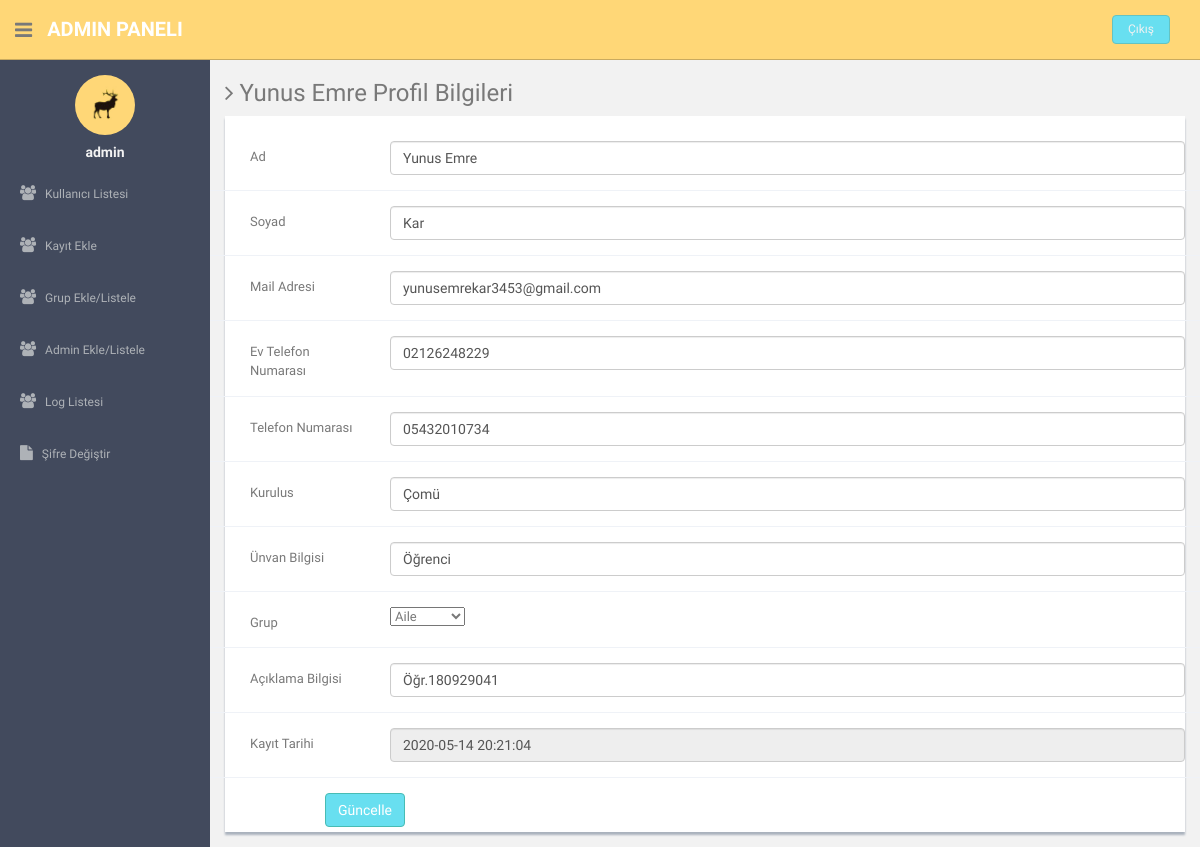
Screenshot of /profilguncelleme.php?uid=84 (signed in) with the database file from the repository.
### tables this page shows
CREATE TABLE `users` (
  `id` int(11) NOT NULL,
  `ad` varchar(255) DEFAULT NULL,
  `soyad` varchar(255) DEFAULT NULL,
  `email` varchar(255) DEFAULT NULL,
  `evtel` varchar(300) DEFAULT NULL,
  `ceptelno` varchar(255) DEFAULT NULL,
  `kurulus` varchar(255) DEFAULT NULL,
  `unvan` varchar(255) DEFAULT NULL,
  `grup` int(8) NOT NULL,
  `aciklama` varchar(255) DEFAULT NULL,
  `kayit_tarihi` timestamp NOT NULL DEFAULT current_timestamp()
);

CREATE TABLE `grup` (
  `id` int(11) NOT NULL,
  `grupisim` varchar(255) DEFAULT NULL
);

### profilguncelleme.php (the view, shortened to what this page needs)
<?php
include'dbbaglanti.php';
if (strlen($_SESSION['id']==0)) {
  header('location:cikis.php');
  } else{
?>
<!DOCTYPE html>
<html lang="en">
  <head>
    <link href="assets/css/bootstrap.css" rel="stylesheet">
    <link href="assets/font-awesome/css/font-awesome.css" rel="stylesheet" />
    <link href="assets/css/style.css" rel="stylesheet">
    <link href="assets/css/style-responsive.css" rel="stylesheet">
  </head>
  <body>
  <section id="container" >
      <header class="header black-bg">
              <div class="sidebar-toggle-box">
                  <div class="fa fa-bars tooltips" data-placement="right" data-original-title="Toggle Navigation"></div>
              </div>
            <a href="#" class="logo"><b>Admin Paneli</b></a>
            <div class="top-menu">
            	<ul class="nav pull-right top-menu">
                    <li><a class="logout" href="cikis.php">Çıkış</a></li>
            	</ul>
            </div>
        </header>
      <aside>
          <div id="sidebar"  class="nav-collapse ">
              <ul class="sidebar-menu" id="nav-accordion">
              	  <p class="centered"><a href="#"><img src="assets/img/ui-sam.jpg" class="img-circle" width="60"></a></p>
              	  <h5 class="centered"><?php echo $_SESSION['login'];?></h5>
                     <li class="sub-menu">
                      <a href="kullanicilistesi.php" >
                          <i class="fa fa-users"></i>
                          <span>Kullanıcı Listesi</span>
                      </a>
                  </li>
 <li class="sub-menu">
                      <a href="kayitekle.php" >
                          <i class="fa fa-users"></i>
                          <span>Kayıt Ekle</span>
                      </a>
                  </li>
                   <li class="sub-menu">
                      <a href="grupekle.php" >
                          <i class="fa fa-users"></i>
                          <span>Grup Ekle/Listele</span>
                      </a>
                  </li>
                  <li class="sub-menu">
                      <a href="adminekle.php" >
                          <i class="fa fa-users"></i>
                          <span>Admin Ekle/Listele</span>
                      </a>
                  </li>
                  <li class="sub-menu">
                      <a href="log.php" >
                          <i class="fa fa-users"></i>
                          <span>Log Listesi</span>
                      </a>
                  </li>
                  <li class="sub-menu">
                      <a href="sifredegistir.php">
                          <i class="fa fa-file"></i>
                          <span>Şifre Değiştir</span>
                      </a>
                  </li>
              </ul>
          </div>
      </aside>
      <?php $ret=mysqli_query($con,"select * from users where id='".$_GET['uid']."'");
	  while($row=mysqli_fetch_array($ret))
	  {?>
      <section id="main-content">
          <section class="wrapper">
          	<h3><i class="fa fa-angle-right"></i> <?php echo $row['ad'];?> Profil Bilgileri</h3>
				<div class="row">
                  <div class="col-md-12">
                      <div class="content-panel">
                           <form class="form-horizontal style-form" name="form1" method="post" action="" onSubmit="return valid();">
                          <div class="form-group">
                              <label class="col-sm-2 col-sm-2 control-label" style="padding-left:40px;">Ad </label>
                              <div class="col-sm-10">
                                  <input type="text" class="form-control" name="ad" value="<?php echo $row['ad'];?>" >
                              </div>
                          </div>
                              <div class="form-group">
                              <label class="col-sm-2 col-sm-2 control-label" style="padding-left:40px;">Soyad</label>
                              <div class="col-sm-10">
                                  <input type="text" class="form-control" name="soyad" value="<?php echo $row['soyad'];?>" >
                              </div>
                          </div>
                              <div class="form-group">
                              <label class="col-sm-2 col-sm-2 control-label" style="padding-left:40px;">Mail Adresi </label>
                              <div class="col-sm-10">
                                  <input type="email" class="form-control" name="email" value="<?php echo $row['email'];?>"  >
                              </div>
                          </div>
                            <div class="form-group">
                              <label class="col-sm-2 col-sm-2 control-label" style="padding-left:40px;">Ev Telefon Numarası </label>
                              <div class="col-sm-10">
                                  <input onkeypress="return isNumberKey(event)" maxlength="11" type="text" class="form-control" name="evtel" value="<?php echo $row['evtel'];?>" >
                              </div>
                            </div>
                               <div class="form-group">
                              <label class="col-sm-2 col-sm-2 control-label" style="padding-left:40px;">Telefon Numarası </label>
                              <div class="col-sm-10">
                                  <input onkeypress="return isNumberKey(event)" maxlength="11" type="text" class="form-control" name="ceptel" value="<?php echo $row['ceptelno'];?>" >
                              </div>
                          </div>
                                      <div class="form-group">
                              <label class="col-sm-2 col-sm-2 control-label" style="padding-left:40px;">Kurulus</label>
                              <div class="col-sm-10">
                                  <input type="text" class="form-control" name="kurulus" value="<?php echo $row['kurulus'];?>" >
                              </div>
                          </div>
                               <div class="form-group">
                              <label class="col-sm-2 col-sm-2 control-label" style="padding-left:40px;">Ünvan Bilgisi </label>
                              <div class="col-sm-10">
                                  <input type="text" class="form-control" name="unvan" value="<?php echo $row['unvan'];?>" >
                              </div>
                          </div>
                            <div class="form-group">
                              <label class="col-sm-2 col-sm-2 control-label" style="padding-left:40px;">Grup</label>
                              <div class="col-sm-10">
                                 <select class="custom-select" name="grup">
								    <?php $ret=mysqli_query($con,"select * from grup");
	  									while($rowgrup=mysqli_fetch_array($ret)){?>
								  		<option <?php if ($row['grup']==$rowgrup['id']) echo 'selected';?> value="<?php echo $rowgrup['id'];?>"><?php echo $rowgrup['grupisim'];?></option>
										<?php }?>
								</select>
							 </div>
                          </div>
                          <div class="form-group">
                              <label class="col-sm-2 col-sm-2 control-label" style="padding-left:40px;">Açıklama Bilgisi </label>
                              <div class="col-sm-10">
                                  <input type="text" class="form-control" name="aciklama" value="<?php echo $row['aciklama'];?>" >
                              </div>
                          </div>
                            <div class="form-group">
                              <label class="col-sm-2 col-sm-2 control-label" style="padding-left:40px;">Kayıt Tarihi </label>
                              <div class="col-sm-10">
                                  <input type="text" class="form-control" name="regdate" value="<?php echo $row['kayit_tarihi'];?>" readonly >
                              </div>
                          </div>
                          <div style="margin-left:100px;">
                          <input type="submit" name="Submit" value="Güncelle" class="btn btn-theme"></div>
                          </form>
                      </div>
                  </div>
              </div>
		</section>
        <?php } ?>
      </section></section>
  </body>
</html>
<?php } ?>

### assets/css/style.css (style rules this page uses)
body { color: #797979; background: #f2f2f2; font-family: 'Ruda', sans-serif; padding: 0px !important; margin: 0px !important; font-size:13px; }
ul li { list-style: none; }
a, a:hover, a:focus { text-decoration: none; outline: none; }
#container { width: 100%; height: 100%; }
.btn-theme { color: #fff; background-color: #68dff0; border-color: #48bcb4; }
.centered { text-align: center; }
ul.top-menu > li > .logout { color: #f2f2f2; font-size: 12px; border-radius: 4px; -webkit-border-radius: 4px; border: 1px solid #64c3c2 !important; padding: 5px 15px; margin-right: 15px; background: #68dff0; margin-top: 15px; }
#sidebar { width: 210px; height: 100%; position: fixed; background: #424a5d; }
#sidebar h5 { color: #f2f2f2; font-weight: 700; }
#sidebar ul li { position: relative; }
ul.sidebar-menu , ul.sidebar-menu li ul.sub { margin: -2px 0 0; padding: 0; }
ul.sidebar-menu { margin-top: 75px; }
ul.sidebar-menu li { margin-bottom: 5px; margin-left:10px; margin-right:10px; }
ul.sidebar-menu li.sub-menu { line-height: 15px; }
ul.sidebar-menu li a span { display: inline-block; }
ul.sidebar-menu li a { color: #aeb2b7; text-decoration: none; display: block; padding: 15px 0 15px 10px; font-size: 12px; outline: none; -webkit-transition: all 0.3s ease; -moz-transition: all 0.3s ease; -o-transition: all 0.3s ease; -ms-transition: all 0.3s ease; transition: all 0.3s ease; }
ul.sidebar-menu li a i { font-size: 15px; padding-right: 6px; }
#main-content { margin-left: 210px; }
.header, .footer { min-height: 60px; padding: 0 15px; }
.header { position: fixed; left: 0; right: 0; z-index: 1002; }
.black-bg { background: #ffd777; border-bottom: 1px solid #c9aa5f; }
.wrapper { display: inline-block; margin-top: 60px; padding-left: 15px; padding-right: 15px; padding-bottom: 15px; padding-top: 0px; width: 100%; }
a.logo { font-size: 20px; color: #ffffff; float: left; margin-top: 15px; text-transform: uppercase; }
a.logo b { font-weight: 900; }
#top_menu .nav > li, ul.top-menu > li { float: left; }
ul.top-menu > li > a { color: #666666; font-size: 16px; border-radius: 4px; -webkit-border-radius: 4px; border:1px solid #666666 !important; padding: 2px 6px; margin-right: 15px; }
.sidebar-toggle-box { float: left; padding-right: 15px; margin-top: 20px; }
.sidebar-toggle-box .fa-bars { cursor: pointer; display: inline-block; font-size: 20px; }
.content-panel { background: #ffffff; box-shadow: 0px 3px 2px #aab2bd; padding-top: 15px; padding-bottom: 5px; }
label { font-weight: 400; }
.form-horizontal.style-form .form-group { border-bottom: 1px solid #eff2f7; padding-bottom: 15px; margin-bottom: 15px; }
@media (min-width: 768px) { .form-horizontal .control-label { text-align: left; } }

### rows the page displays
users: ad "Yunus Emre", soyad "Kar", email "yunusemrekar3453@gmail.com", evtel "02126248229", ceptel "05432010734", kurulus "Çomü", unvan "Öğrenci", grup "Aile", aciklama "Öğr.180929041", regdate "2020-05-14 20:21:04"

### other values shown
$_SESSION['login'] "admin"
